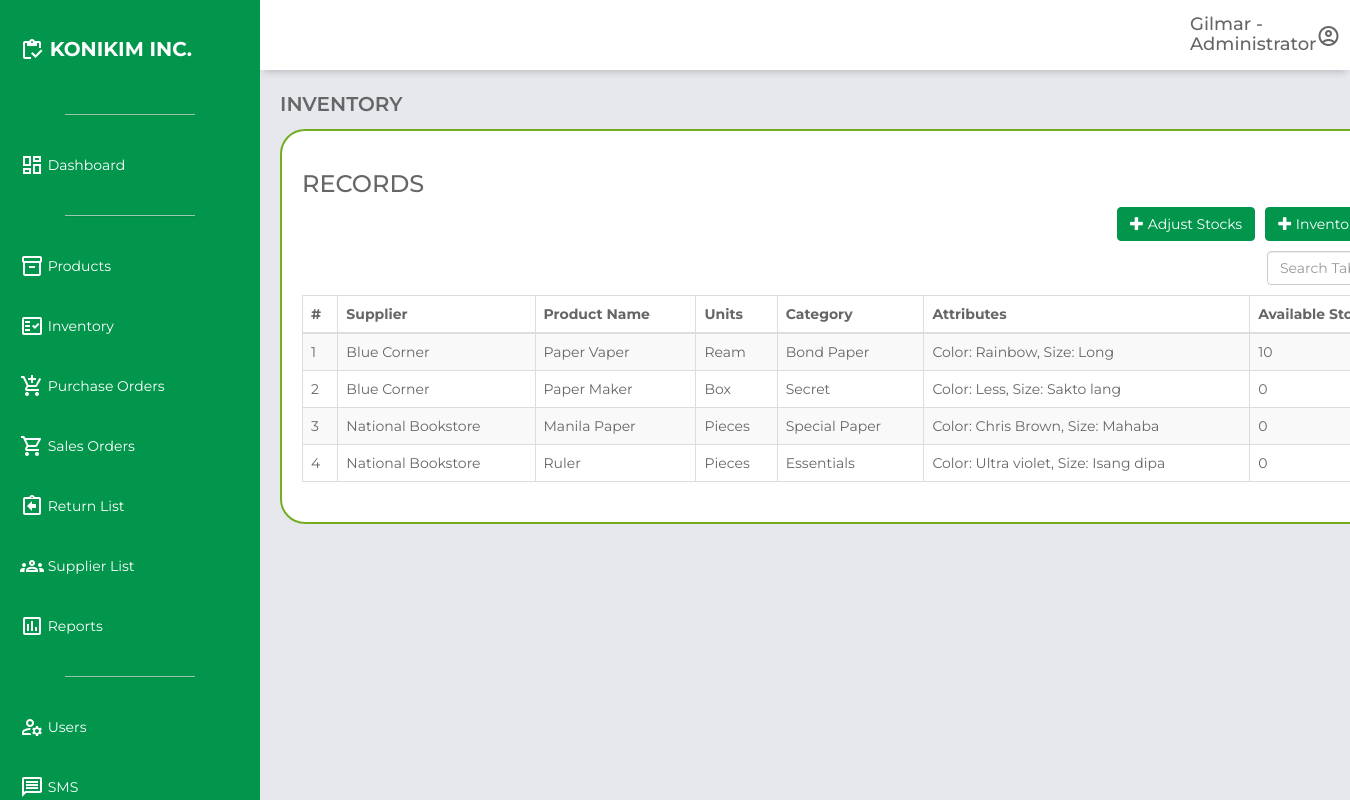
The page /inventory.php (signed in) on the database as committed earlier.
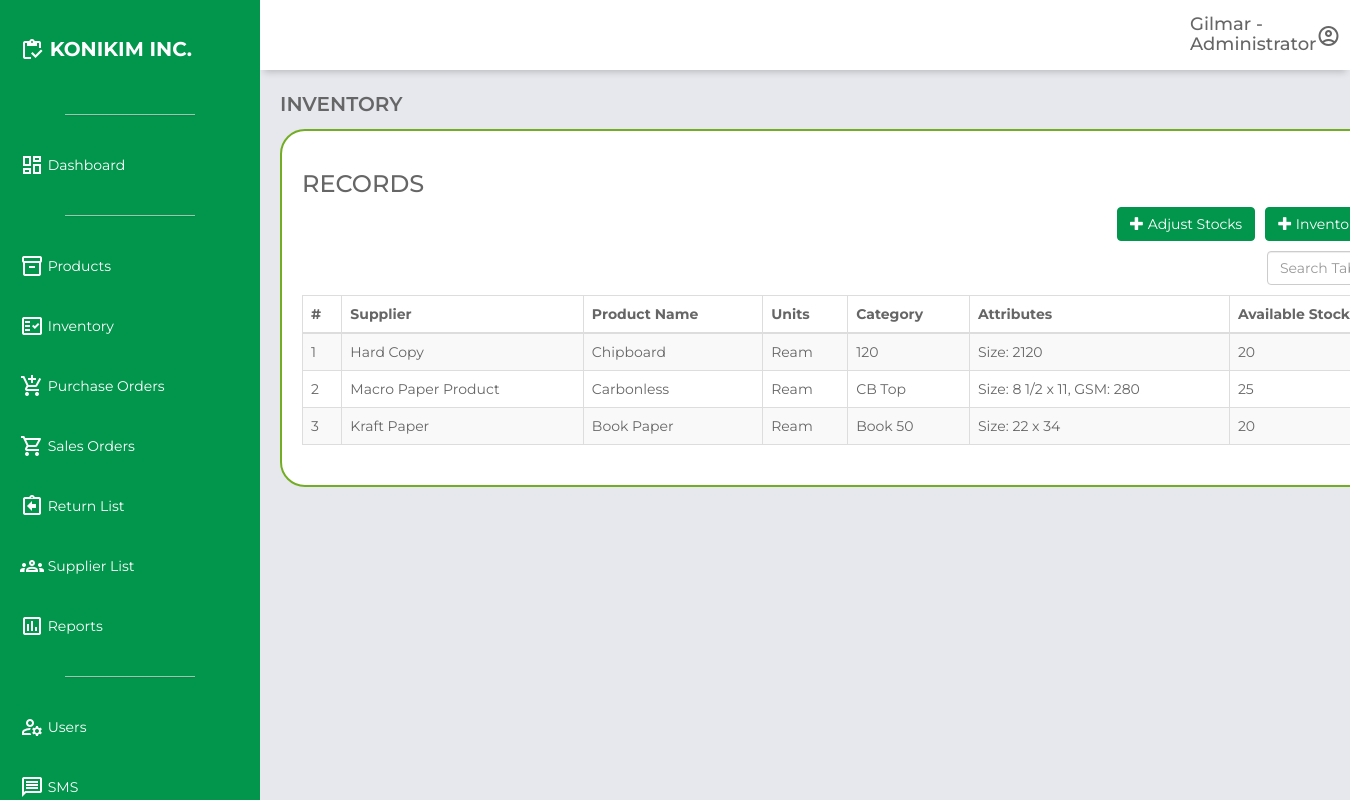
The same page on the database as committed later.
### tables this page shows
CREATE TABLE `inventory` (
  `id` int(11) NOT NULL,
  `product_id` int(11) NOT NULL,
  `supplier` varchar(255) NOT NULL,
  `productname` varchar(255) NOT NULL,
  `productunit` varchar(50) NOT NULL,
  `productattributes` varchar(255) NOT NULL,
  `productcategory` varchar(255) NOT NULL,
  `productprice` decimal(10,2) NOT NULL,
  `available_stocks` int(11) NOT NULL,
  `total` decimal(10,2) NOT NULL,
  `last_updated` datetime NOT NULL DEFAULT current_timestamp()
);

CREATE TABLE `product_list` (
  `id` int(11) NOT NULL,
  `productcode` varchar(250) NOT NULL,
  `supplierCode` int(11) NOT NULL,
  `productsupplier` varchar(250) NOT NULL,
  `productname` varchar(250) NOT NULL,
  `productcategory` varchar(250) NOT NULL,
  `productattributes` varchar(250) NOT NULL,
  `productunit` varchar(250) NOT NULL,
  `productprice` float NOT NULL,
  `datecreation` timestamp NOT NULL DEFAULT current_timestamp() ON UPDATE current_timestamp()
);

### inventory.php (the view, shortened to what this page needs)
<?php
if (isset($_SESSION['loggedin']) && $_SESSION['loggedin'] == true && isset($_SESSION['firstname']) && isset($_SESSION['user_type'])) {
    $userFirstName = $_SESSION['firstname'];
    $userType = $_SESSION['user_type'];
} else {
    $userFirstName = 'Unknown';
    $userType = 'Unknown';
}
?>
<!DOCTYPE html>
<html lang="en">
<head>
    <link rel="stylesheet" href="https://unpkg.com/boxicons@2.0.7/css/boxicons.min.css">
    <link href="https://maxcdn.bootstrapcdn.com/bootstrap/3.3.0/css/bootstrap.min.css" rel="stylesheet">
    <link href="https://cdn.datatables.net/1.10.25/css/dataTables.bootstrap.min.css" rel="stylesheet">
    <link rel="stylesheet" href="css\dashboard.css">
</head>
<body>
    <div class="grid-container">
        <header class="header">
            <div class="header-right" style="margin-left: 900px;">
                <h4><?php echo htmlspecialchars($userFirstName); ?> - <?php echo htmlspecialchars($userType); ?></h4>
            </div>
            <div class="header-right">
                <span class="material-icons-outlined" id="userIcon">account_circle</span>
            </div>
        </header>
        <aside id="sidebar">
            <div class="sidebar-title">
                <div class="sidebar-brand">
                    <span class="material-icons-outlined">inventory</span> KONIKIM INC.
                </div>
            </div>
            <ul class="sidebar-list">
                <hr class="sidebar-divider hr-sidebar-divider">
                <li class="sidebar-list-item">
                    <a href="dashboard.php" target="_self">
                        <span class="material-icons-outlined">dashboard</span> Dashboard
                    </a>
                </li>
                <hr class="sidebar-divider hr-sidebar-divider">
                <li class="sidebar-list-item">
                    <a href="products.php" target="_self">
                        <span class="material-icons-outlined">inventory_2</span> Products
                    </a>
                </li>
                <li class="sidebar-list-item">
                    <a href="inventory.php" target="_self">
                        <span class="material-icons-outlined">fact_check</span> Inventory
                    </a>
                </li>
                <li class="sidebar-list-item">
                    <a href="purchase_orders.php" target="_self">
                        <span class="material-icons-outlined">add_shopping_cart</span> Purchase Orders
                    </a>
                </li>
                <li class="sidebar-list-item">
                    <a href="sales_orders.php" target="_self">
                        <span class="material-icons-outlined">shopping_cart</span> Sales Orders
                    </a>
                </li>
                <li class="sidebar-list-item">
                    <a href="return_list.php" target="_self">
                        <span class="material-icons-outlined">assignment_return</span> Return List
                    </a>
                </li>
                <li class="sidebar-list-item">
                    <a href="supplier.php" target="_self">
                        <span class="material-icons-outlined">groups</span> Supplier List
                    </a>
                </li>
                <li class="sidebar-list-item">
                    <a href="reports.php" target="_self">
                        <span class="material-icons-outlined">poll</span> Reports
                    </a>
                </li>
                <?php if ($_SESSION['user_type'] == 'Administrator') : ?>
                    <hr class="sidebar-divider hr-sidebar-divider">
                    <li class="sidebar-list-item">
                        <a href="user.php" target="_self">
                            <span class="material-icons-outlined">manage_accounts</span> Users
                        </a>
                    </li>
                    <li class="sidebar-list-item">
                        <a href="sms.php" target="_self">
                            <span class="material-icons-outlined">message</span> SMS
                        </a>
                    </li>
                <?php endif; ?>
            </ul>
        </aside>
        <main class="main-container">
            <div class="main-title">
                <p class="font-weight-bold">INVENTORY</p>
            </div>
            <div class="container" style="font-family: 'Montserrat', sans-serif !important;">
                <div class="row">
                    <div class="col-md-12">
                        <h3>RECORDS</h3>
                        <a href="inventory_history.php" target="_self" class="btn btn-warning pull-right" style="margin-bottom: 10px; margin-left:10px; position: relative; background-color: #02964C; border-color: #02964C;"><span class="glyphicon glyphicon-plus"></span> Inventory History </a>
                        <a href="inventory_stock_adjustment.php" target="_self" class="btn btn-warning pull-right" style="margin-bottom: 10px; position: relative; background-color: #02964C; border-color: #02964C;"><span class="glyphicon glyphicon-plus"></span> Adjust Stocks </a>
                    </div>
                </div>
                <div class="row">
                    <div class="col-md-2" style="margin-left: 965px; margin-bottom: 10px;">
                        <input type="text" id="tableSearch" class="form-control" placeholder="Search Table...">
                    </div>
                    <div class="col-md-12">
                        <div class="table-responsive">
                            <table class="table table-bordered table-striped">
                                <thead>
                                    <tr>
                                        <th>#</th>
                                        <th>Supplier</th>
                                        <th>Product Name</th>
                                        <th>Units</th>
                                        <th>Category</th>
                                        <th>Attributes</th>
                                        <th>Available Stocks</th>
                                    </tr>
                                </thead>
                                <tbody>
                                    <?php
                                    require_once 'db_config.php';
                                    $sql = "SELECT
                inventory.*,
                product_list.productcategory,
                product_list.productattributes
            FROM
                inventory
            JOIN
                product_list ON inventory.product_id = product_list.id";
                                    $result = mysqli_query($conn, $sql);
                                    if (!$result) {
                                        echo "Error: " . mysqli_error($conn);
                                    } else {
                                        $count = 1;
                                        while ($row = mysqli_fetch_assoc($result)) {
                                            echo "<tr>
                    <td>" . $count . "</td>
                    <td>" . htmlspecialchars($row['supplier']) . "</td>
                    <td>" . htmlspecialchars($row['productname']) . "</td>
                    <td>" . htmlspecialchars($row['productunit']) . "</td>
                    <td>" . htmlspecialchars($row['productcategory']) . "</td>
                    <td>" . htmlspecialchars($row['productattributes']) . "</td>
                    <td>" . htmlspecialchars($row['available_stocks']) . "</td>
                  </tr>";
                                            $count++;
                                        }
                                    }
                                    ?>
                                </tbody>
                            </table>
                        </div>
                    </div>
                </div>
            </div>
        </main>
    </div>
</body>
</html>

### css/dashboard.css (style rules this page uses)
body { margin: 0; padding: 0; box-sizing: border-box; background-color: #e6e8ed; color: #666666; font-family: "Montserrat", sans-serif !important; }
.material-icons-outlined { vertical-align: middle; line-height: 1px; }
.font-weight-bold { font-weight: 600; }
.grid-container { display: grid; grid-template-columns: 260px 1fr 1fr 1fr; grid-template-rows: 0.2fr 3fr; grid-template-areas: "sidebar header header header" "sidebar main main main"; height: 100vh; }
.header { grid-area: header; height: 70px; background-color: #ffffff; display: flex; align-items: center; justify-content: space-between; padding: 0 30px 0 30px; box-shadow: 0 6px 7px -4px rgba(0, 0, 0, 0.2); }
#sidebar { grid-area: sidebar; height: 100%; background-color: #02964C; color: #ffffff; overflow-y: auto; transition: all 0.5s; -webkit-transition: all 0.5s; }
.hr-sidebar-divider { border-top: 1px solid #ddd; margin: 20px auto; width: 50%; opacity: 0.7; box-shadow: 0 1px 1px rgba(0, 0, 0, 0.1); }
.sidebar-title { display: flex; justify-content: space-between; align-items: center; padding: 20px 20px 20px 20px; margin-bottom: 30px; }
.sidebar-brand { margin-top: 15px; font-size: 20px; font-weight: 700; }
.sidebar-list { padding: 0; margin-top: 15px; list-style-type: none; }
.sidebar-list-item { padding: 20px 20px 20px 20px; }
.sidebar-list-item > a { text-decoration: none; color: #ffffff; }
.main-container { grid-area: main; overflow-y: auto; padding: 20px 20px; }
.container { background-color: #fff; border-radius: 25px; border: 2px solid #73AD21; padding: 20px; }
.main-title { display: flex; justify-content: space-between; }
.main-title > p { font-size: 20px; }

Rows that differ between the two databases and show on the page:
removed inventory: supplier "Blue Corner", productname "Paper Vaper", productunit "Ream", product.productcategory "Bond Paper", product.productattributes "Color: Rainbow, Size: Long", available_stocks "10"
removed inventory: supplier "Blue Corner", productname "Paper Maker", productunit "Box", product.productcategory "Secret", product.productattributes "Color: Less, Size: Sakto lang", available_stocks "0"
removed inventory: supplier "National Bookstore", productname "Manila Paper", productunit "Pieces", product.productcategory "Special Paper", product.productattributes "Color: Chris Brown, Size: Mahaba", available_stocks "0"
removed inventory: supplier "National Bookstore", productname "Ruler", productunit "Pieces", product.productcategory "Essentials", product.productattributes "Color: Ultra violet, Size: Isang dipa", available_stocks "0"
added inventory: supplier "Hard Copy", productname "Chipboard", productunit "Ream", product.productcategory "120", product.productattributes "Size: 2120", available_stocks "20"
added inventory: supplier "Macro Paper Product", productname "Carbonless", productunit "Ream", product.productcategory "CB Top", product.productattributes "Size: 8 1/2 x 11, GSM: 280", available_stocks "25"
added inventory: supplier "Kraft Paper", productname "Book Paper", productunit "Ream", product.productcategory "Book 50", product.productattributes "Size: 22 x 34", available_stocks "20"
